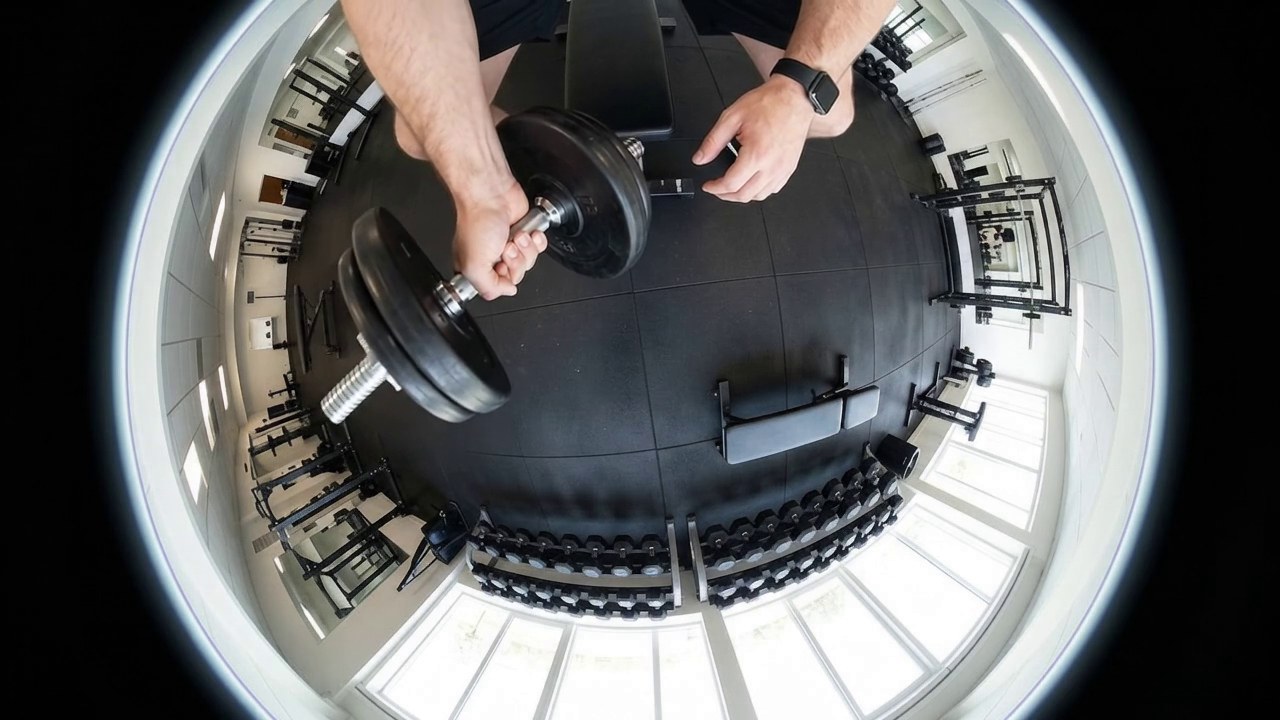
#> input picture frame 19 of input/kickstarter/fisheye/curl_src.mp4, 1280 x 720 px
$ python track.py
#> lines starting #> are read from the running program, lines starting #| are printed output that depends on the picture; after the words box and inside, x2 and y2 are one past the last pixel; in counts of white or black regions, pixels touching at a corner belong together
#> further down, f is the input picture: shape (720, 1280, 3); mean B, G, R 100.9, 100.9, 100.2
"""Measure the one-arm curl in the synthetic fisheye clip -> tracks.json (docs/curl_tracking_overlay_plan.md §3).

Per frame: the fist (skin blob, lowest 35 %), lift progress p (arm skin area, smoothed, normalised per
rep), plate geometry interpolated by p between keyframes read off the frames, and rep events.
"""
import json, os, cv2, numpy as np
ROOT = os.path.expanduser("~/job_stuff/prj/ironpal")
SRC = f"{ROOT}/input/kickstarter/fisheye/curl_src.mp4"
OUT = f"{ROOT}/input/kickstarter/fisheye/curl_tracks.json"

# Keyframes read off a 50 px coordinate grid (full-frame px). near/far = plate stacks: centre, radii
# (rx, ry); hubs = the inner collars on the bar. Rest = #0; tops = #42, #77, #111.
KF = {
 "rest": {"fist": (475, 260), "near": (385, 330, 95, 130), "far": (565, 180, 90, 105), "hubN": (415, 310), "hubF": (560, 185)},
 42:     {"fist": (510, 240), "near": (350, 330, 145, 240), "far": (660, 190, 132, 165), "hubN": (400, 300), "hubF": (620, 190)},
 77:     {"fist": (485, 205), "near": (330, 340, 135, 210), "far": (620, 165, 120, 130), "hubN": (385, 255), "hubF": (580, 170)},
 111:    {"fist": (500, 185), "near": (335, 320, 150, 235), "far": (625, 150, 125, 125), "hubN": (385, 225), "hubF": (590, 140)},
}
TOPS = [42, 77, 111]

def fist_and_area(f):
    ycc = cv2.cvtColor(f, cv2.COLOR_BGR2YCrCb)
#> ycc: shape (720, 1280, 3); mean of channels 0, 1, 2 100.7, 127.7, 128.2
    m = cv2.inRange(ycc, (40, 135, 85), (255, 180, 135))
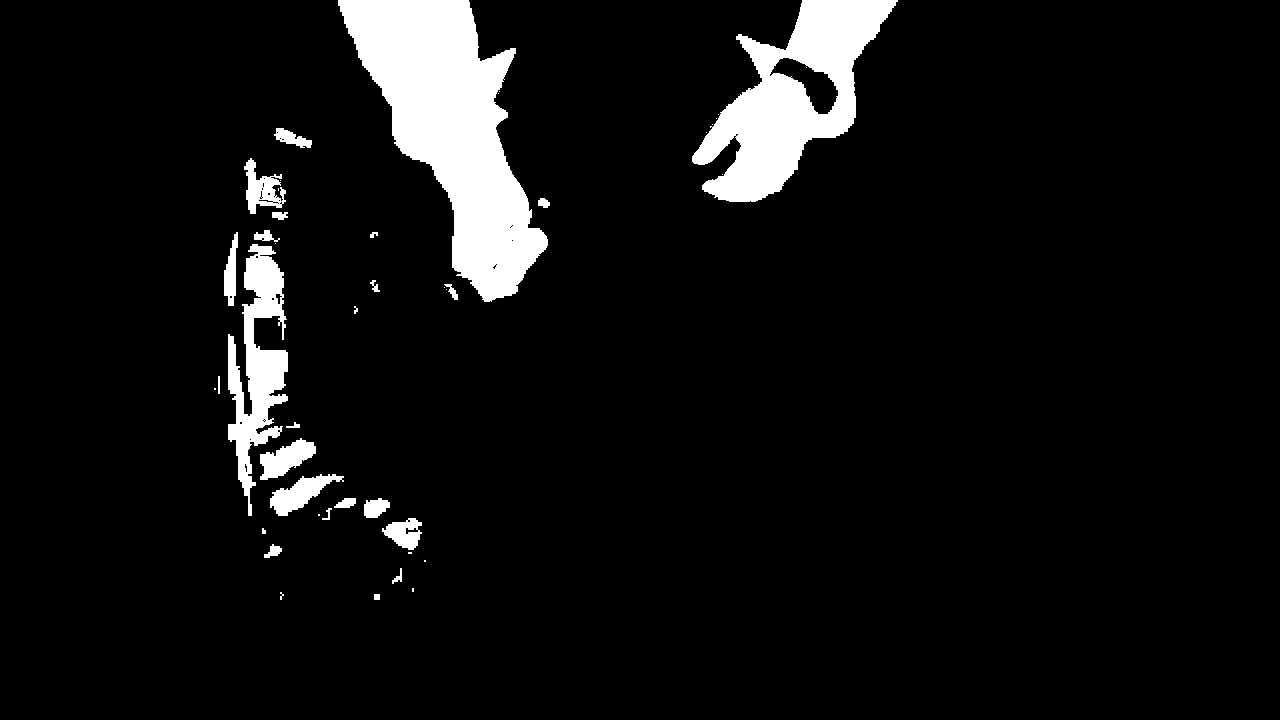
#> m: shape (720, 1280); 6.8% white; 44 white regions (19 under 20 px), largest, box (x1, y1, x2, y2) and area: (338, 0, 548, 302) 29814, (692, 0, 898, 202) 18208, (228, 244, 288, 516) 7469
    m = cv2.morphologyEx(m, cv2.MORPH_OPEN, np.ones((5, 5), np.uint8))
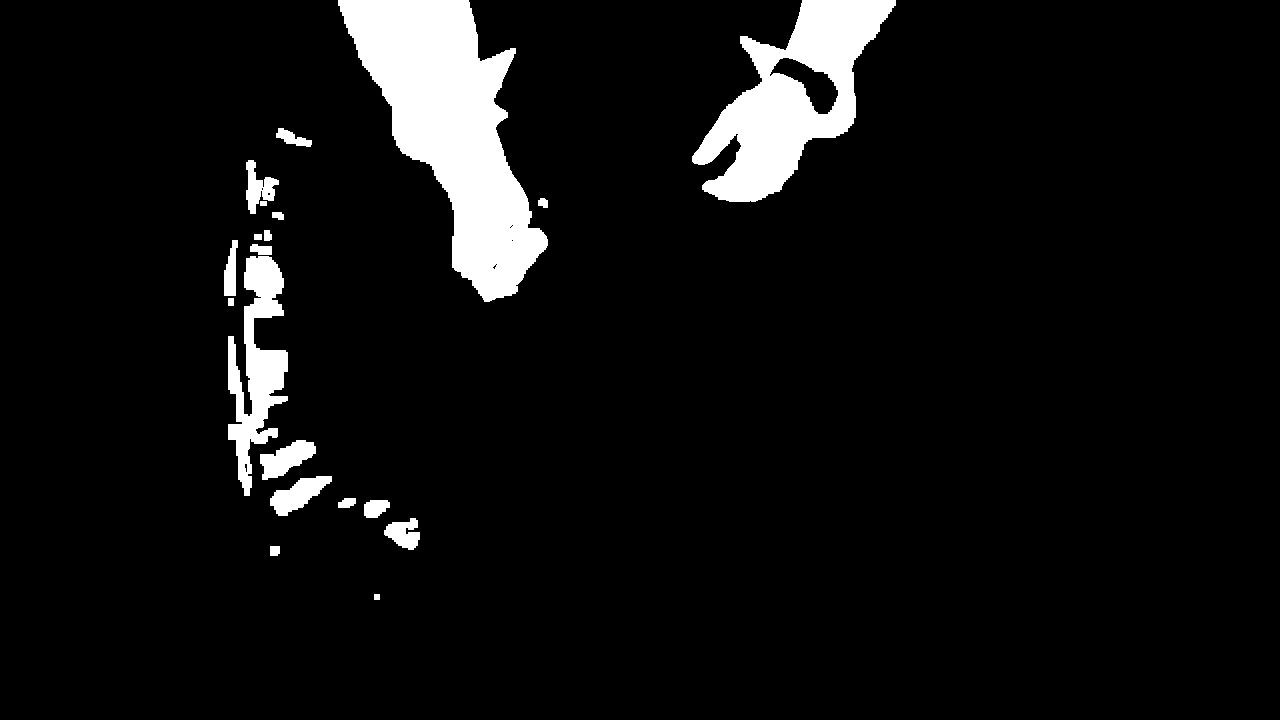
#> m: shape (720, 1280); 6.6% white; 20 white regions, largest, box (x1, y1, x2, y2) and area: (338, 0, 548, 302) 29786, (692, 0, 896, 202) 18150, (228, 256, 288, 496) 6873
    n, lab, st, cen = cv2.connectedComponentsWithStats(m)
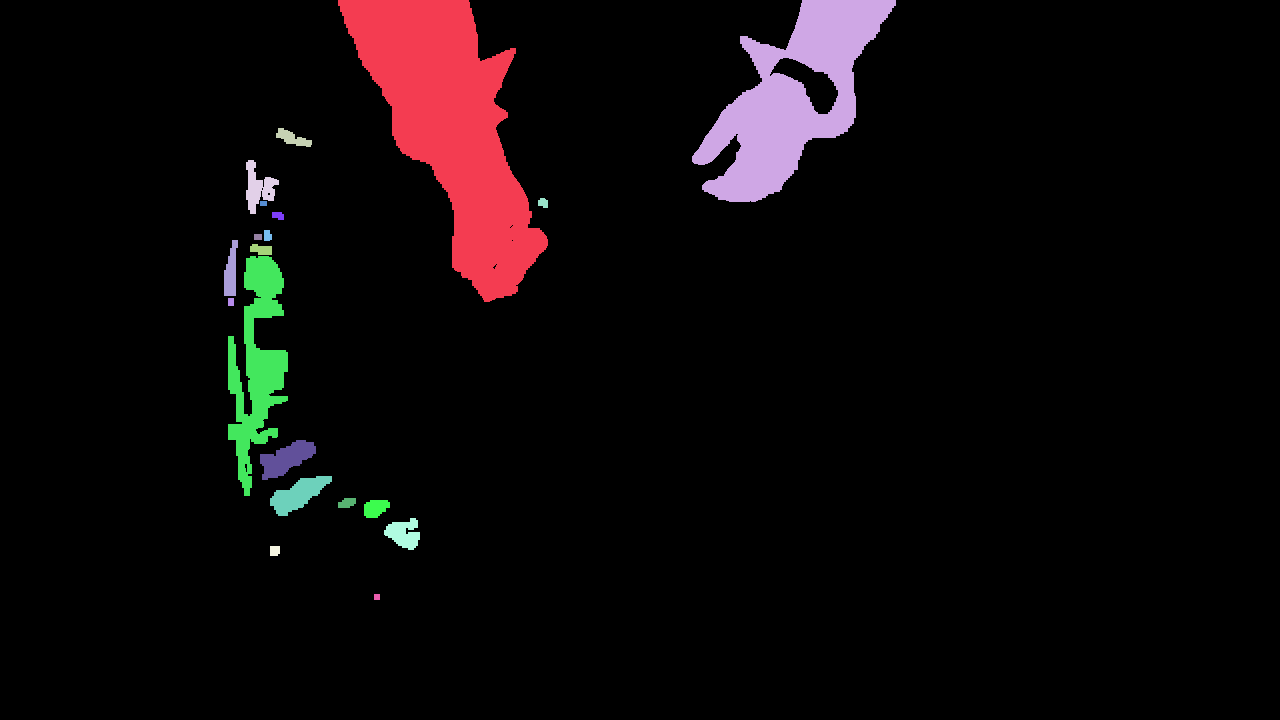
#> lab: shape (720, 1280) int32; 21 distinct labels, from 0 to 20; one colour per label, 0 black
#> n = 21; st = 21 rows, first 6: [0, 0, 1280, 720, 860650], [338, 0, 210, 302, 29786], [692, 0, 204, 202, 18150], [276, 128, 36, 19, 336], [246, 160, 33, 54, 854], [538, 198, 10, 10, 81]; cen = 21 rows, first 8: [648.3, 372.8], [451.5, 127.4], [790.8, 98.25], [292.2, 138], [258, 187.4], [542.8, 202.5], [263, 203], [277.7, 215.2]
    best = max((k for k in range(1, n) if cen[k][0] < 640 and st[k][4] > 800), key=lambda k: st[k][4], default=None)
#> best = 1
    if best is None: return None, 0
    ys, xs = np.nonzero(lab == best)
    cut = np.percentile(ys, 65)                     # lowest 35 % of the blob = the fist
#> cut = 159
    sel = ys >= cut
    return (float(xs[sel].mean()), float(ys[sel].mean())), int(st[best][4])

cap = cv2.VideoCapture(SRC); fists, area, FR = [], [], []
while True:
    ok, f = cap.read()
    if not ok: break
    FR.append(f); fp, a = fist_and_area(f); fists.append(fp); area.append(a)
#> after `fp, a = fist_and_area(f)`: fp = (488.8, 223.9); a = 29786
H, W = FR[0].shape[:2]
N = len(area); fps = 24.0
A = np.convolve(np.array(area, float), np.ones(5) / 5, mode="same")
# rep windows split at the midpoints between tops; rest level = median of the at-rest stretches
bounds = [0, (TOPS[0] + TOPS[1]) // 2, (TOPS[1] + TOPS[2]) // 2, N]
rest = float(np.median(np.concatenate([A[3:25], A[130:N - 3]])))
# Each rep's START and END come from the measured skin-area signal (where it leaves and returns to
# rest); its TOP is the frame-read keyframe. The area peak is not used as the top: in rep 3 the near
# plate hides part of the forearm and the area peaks ~5 frames after the visual top (#116 vs #111).
# p is a raised-cosine rise start->top and fall top->end, so it is synced to the frames at the top
# and to the measured motion at both ends.
p = np.zeros(N); windows = []
for r in range(3):
    a, b = bounds[r], bounds[r + 1]
    pk = float(A[max(a, TOPS[r] - 6):TOPS[r] + 7].max()); thr = rest + 0.2 * (pk - rest)
    s_ = TOPS[r]
    while s_ > a and A[s_ - 1] > thr: s_ -= 1
    e_ = TOPS[r]
    while e_ < b - 1 and A[e_ + 1] > thr: e_ += 1
    e_ = max(e_, TOPS[r] + 4)
    # rep 3: the occluded forearm never lifts the area before the top, so no measured rise exists;
    # use the rise length reps 1-2 measured (9-10 frames), which matches the frame grid (#100 -> #111)
    if TOPS[r] - s_ < 6: s_ = TOPS[r] - 10
    windows.append((s_, TOPS[r], e_))
    for i in range(s_, e_ + 1):
        if i <= TOPS[r]: p[i] = 0.5 - 0.5 * np.cos(np.pi * (i - s_) / max(TOPS[r] - s_, 1))
        else:            p[i] = 0.5 + 0.5 * np.cos(np.pi * (i - TOPS[r]) / max(e_ - TOPS[r], 1))
# rep events: up-crossing of 0.85, re-armed below 0.35
reps, armed, count = [], True, 0
for i in range(N):
    if armed and p[i] >= 0.85: count += 1; reps.append(i); armed = False
    elif not armed and p[i] < 0.35: armed = True
def rep_of(i):
    return 0 if i < bounds[1] else (1 if i < bounds[2] else 2)
def lerp(a, b, t): return tuple(x + t * (y - x) for x, y in zip(a, b))
frames = []
for i in range(N):
    top = KF[TOPS[rep_of(i)]]; R = KF["rest"]; t = float(p[i])
    fist = fists[i] or R["fist"]
    # offsets relative to the fist, interpolated, then re-anchored to the measured fist
    # [5 lines left out: function geo, not called in this run]
    frames.append({"i": i, "p": round(t, 3), "count": sum(1 for r in reps if r <= i),
                   "fist": [round(fist[0], 1), round(fist[1], 1)],
                   "near": geo("near"), "far": geo("far"), "hubN": geo("hubN"), "hubF": geo("hubF")})

# ---- stage 2: detect each plate on every frame -------------------------------------------------
# The interpolated geometry above is only the PRIOR. Each plate is segmented around it with GrabCut
# (the other plate's core and all skin forced to background), an ellipse is fitted to the convex hull
# of the plate silhouette, and kept only if it stays within 0.35 radius of the prior and 0.7-1.3x its
# size. Gaps are filled by interpolation between fitted frames; the result is median-5 / mean-3
# smoothed. Hubs and the bar line come from the fitted centres.
def skin(f):
    ycc=cv2.cvtColor(f,cv2.COLOR_BGR2YCrCb); return cv2.inRange(ycc,(40,135,85),(255,180,135))>0
# [33 lines left out: functions fit, smooth, not called in this run]
fitsN, fitsF = [], []
for i, fr in enumerate(frames):
    fitsN.append(fit(FR[i], fr["near"], fr["far"])); fitsF.append(fit(FR[i], fr["far"], fr["near"]))
nearS, kn = smooth(fitsN); farS, kf = smooth(fitsF)
# ---- near plate: measured outlines ---------------------------------------------------------------
# GrabCut cannot tell the near plate's black rubber from the black rubber floor (median V 47 vs 44
# at #77), so its fit sat low in reps 2-3. The near plate's silhouette extremes were therefore READ
# OFF A 25 px GRID on 28 frames through all three reps and at rest: (centre x, centre y, half-width,
# half-height) of its bounding box. Between them it is interpolated; the tilt is the detected one.
NEAR_KF = {0: (385, 327, 110, 133), 32: (397, 340, 122, 160), 36: (345, 337, 160, 222), 40: (315, 335, 185, 255),
           42: (325, 342, 175, 242), 45: (360, 350, 145, 205), 48: (385, 347, 125, 168), 51: (402, 340, 102, 140),
           68: (405, 330, 100, 130), 72: (372, 330, 128, 170), 75: (335, 310, 140, 205), 77: (327, 302, 152, 218),
           80: (357, 315, 142, 200), 83: (380, 328, 125, 168), 86: (395, 327, 110, 142), 101: (400, 312, 100, 142),
           104: (372, 307, 132, 172), 107: (345, 282, 160, 212), 109: (330, 267, 170, 222), 111: (315, 280, 165, 230),
           114: (347, 302, 152, 207), 117: (360, 322, 140, 177), 120: (377, 327, 122, 157), 124: (380, 330, 105, 135),
           128: (387, 327, 102, 127), 150: (380, 325, 105, 135), 170: (382, 330, 107, 130), 190: (385, 330, 110, 135)}
kfi = sorted(NEAR_KF); kfv = np.array([NEAR_KF[k] for k in kfi], float)
# [7 lines left out: function near_at, not called in this run]
# drawn as the measured bounding box (axis-aligned): the stack's silhouette is a D-shape, not an
# ellipse, so the box is the shape the measurements actually describe
nearS = np.array([[*(np.interp(i, kfi, kfv[:, c]) for c in range(4)), 0.0] for i in range(len(frames))])
for i, fr in enumerate(frames):
    fr["near"] = [round(float(v), 1) for v in nearS[i]]; fr["far"] = [round(float(v), 1) for v in farS[i]]
    fr["hubN"] = fr["near"][:2]; fr["hubF"] = fr["far"][:2]
print("near plate: measured on", len(NEAR_KF), "frames, interpolated | far plate detected on", kf, "of", len(frames), "| near tilt from", kn, "fits")
json.dump({"fps": fps, "n": N, "reps": reps, "frames": frames}, open(OUT, "w"))
print("frames", N, "| rest area", round(rest), "| rep frames", reps, "->", [round(r / fps, 2) for r in reps])
print("windows (start, top, end):", windows); print("p at tops:", [round(float(p[t]), 2) for t in TOPS], "| max p per window:", [round(float(p[bounds[r]:bounds[r+1]].max()), 2) for r in range(3)])

$ run again, starting later in the video
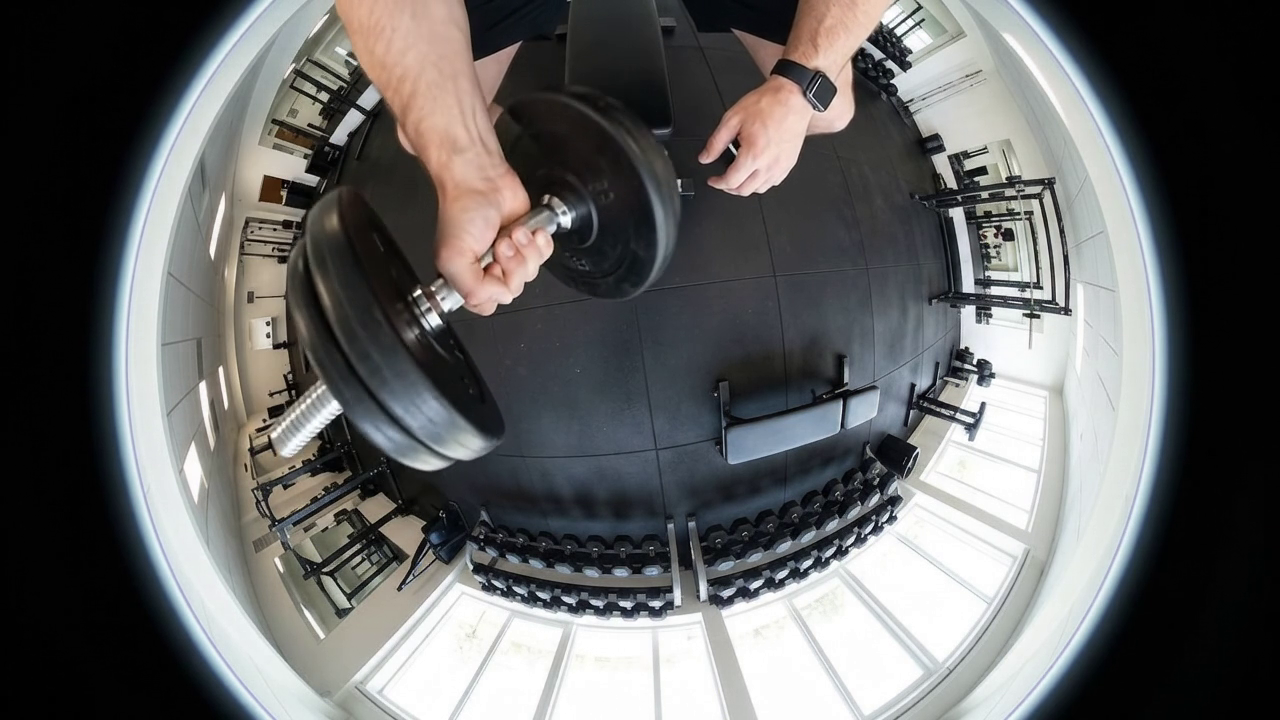
#> input picture frame 86 of input/kickstarter/fisheye/curl_src.mp4, 1280 x 720 px
#> f is the input picture: shape (720, 1280, 3); mean B, G, R 100.9, 101, 100.6
#> ycc: shape (720, 1280, 3); mean of channels 0, 1, 2 100.8, 127.8, 128.1
#> in fist_and_area, `m = cv2.inRange(ycc, (40, 135, 85), (255, 180, 135))`:
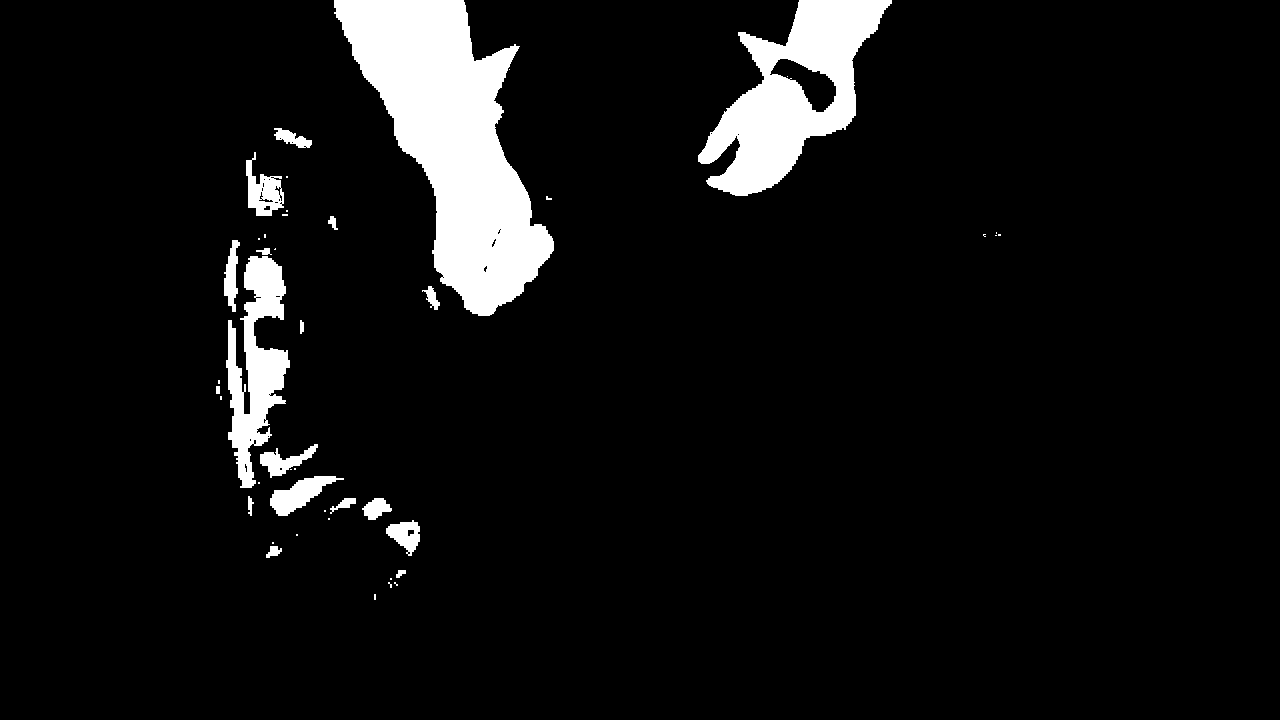
#> m: shape (720, 1280); 7% white; 45 white regions (26 under 20 px), largest, box (x1, y1, x2, y2) and area: (334, 0, 554, 316) 33531, (698, 0, 892, 196) 17018, (226, 256, 290, 488) 7333
#> in fist_and_area, `n, lab, st, cen = cv2.connectedComponentsWithStats(m)`:
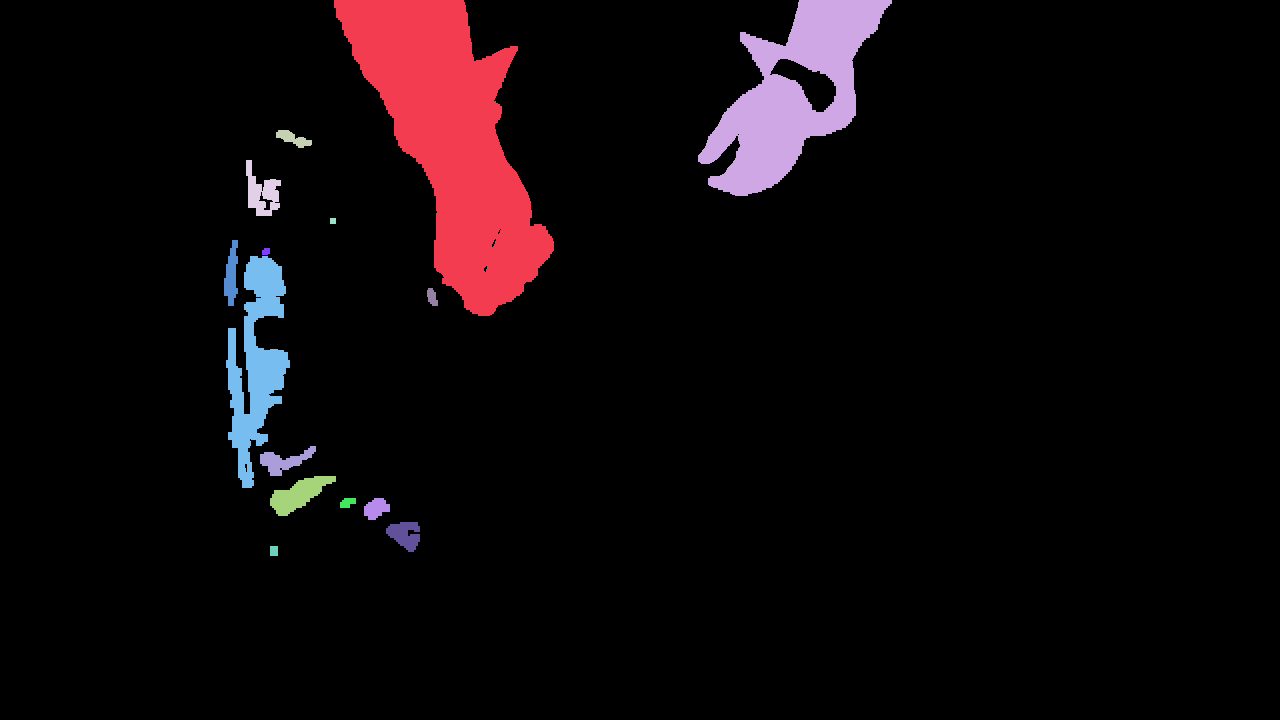
#> lab: shape (720, 1280) int32; 16 distinct labels, from 0 to 15; one colour per label, 0 black
#> n = 16; st = 16 rows, first 6: [0, 0, 1280, 720, 858535], [334, 0, 220, 316, 33488], [698, 0, 194, 196, 16988], [276, 130, 36, 18, 322], [246, 160, 35, 56, 1022], [330, 218, 6, 6, 36]; cen = 16 rows, first 8: [649.1, 373.1], [451.9, 140.3], [791.7, 93.83], [292.8, 138.3], [261.5, 192.7], [332.5, 220.5], [231, 274.6], [265.6, 251.1]
#> best = 1
#> cut = 184
#> fp = (487.2, 242.5); a = 33488
